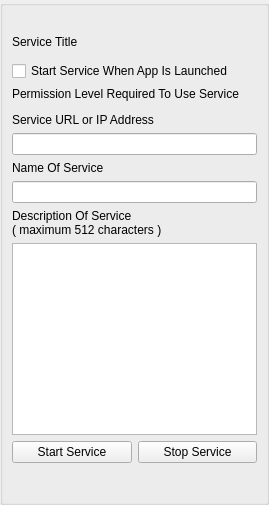
<?xml version="1.0" encoding="UTF-8"?>
<ui version="4.0">
 <class>HostServiceClass</class>
 <widget class="QWidget" name="HostServiceClass">
  <property name="geometry">
   <rect>
    <x>0</x>
    <y>0</y>
    <width>269</width>
    <height>505</height>
   </rect>
  </property>
  <property name="windowTitle">
   <string>Group Host Service</string>
  </property>
  <property name="styleSheet">
   <string notr="true"/>
  </property>
  <layout class="QVBoxLayout" name="verticalLayout">
   <property name="spacing">
    <number>0</number>
   </property>
   <property name="leftMargin">
    <number>0</number>
   </property>
   <property name="topMargin">
    <number>0</number>
   </property>
   <property name="rightMargin">
    <number>0</number>
   </property>
   <property name="bottomMargin">
    <number>0</number>
   </property>
   <item>
    <widget class="QGroupBox" name="ItemsGroupBox">
     <property name="minimumSize">
      <size>
       <width>0</width>
       <height>0</height>
      </size>
     </property>
     <property name="title">
      <string/>
     </property>
     <layout class="QVBoxLayout" name="verticalLayout_2">
      <item>
       <widget class="QLabel" name="m_StatusLabel">
        <property name="text">
         <string notr="true"/>
        </property>
       </widget>
      </item>
      <item>
       <widget class="QLabel" name="m_ServiceTitleLabel">
        <property name="text">
         <string>Service Title</string>
        </property>
        <property name="wordWrap">
         <bool>true</bool>
        </property>
       </widget>
      </item>
      <item>
       <widget class="InformationWidget" name="m_InfoWidget" native="true"/>
      </item>
      <item>
       <widget class="QCheckBox" name="m_StartupCheckBox">
        <property name="text">
         <string>Start Service When App Is Launched</string>
        </property>
       </widget>
      </item>
      <item>
       <widget class="QLabel" name="m_PermissionLabel">
        <property name="text">
         <string>Permission Level Required To Use Service</string>
        </property>
       </widget>
      </item>
      <item>
       <widget class="PermissionWidget" name="m_PermissionWidget" native="true"/>
      </item>
      <item>
       <widget class="QLabel" name="m_UrlDescriptionLabel">
        <property name="text">
         <string>Service URL or IP Address</string>
        </property>
       </widget>
      </item>
      <item>
       <widget class="QLineEdit" name="m_UrlEdit"/>
      </item>
      <item>
       <widget class="QLabel" name="m_NameLabel">
        <property name="text">
         <string>Name Of Service</string>
        </property>
       </widget>
      </item>
      <item>
       <widget class="QLineEdit" name="m_NameEdit"/>
      </item>
      <item>
       <widget class="QLabel" name="m_DescriptionLabel">
        <property name="text">
         <string>Description Of Service
( maximum 512 characters )</string>
        </property>
       </widget>
      </item>
      <item>
       <widget class="QPlainTextEdit" name="n_DescriptionEdit">
        <property name="sizePolicy">
         <sizepolicy hsizetype="Expanding" vsizetype="Preferred">
          <horstretch>0</horstretch>
          <verstretch>0</verstretch>
         </sizepolicy>
        </property>
       </widget>
      </item>
      <item>
       <layout class="QHBoxLayout" name="horizontalLayout">
        <item>
         <widget class="QPushButton" name="m_StartButton">
          <property name="text">
           <string>Start Service</string>
          </property>
         </widget>
        </item>
        <item>
         <widget class="QPushButton" name="m_StopButton">
          <property name="sizePolicy">
           <sizepolicy hsizetype="Minimum" vsizetype="Preferred">
            <horstretch>0</horstretch>
            <verstretch>0</verstretch>
           </sizepolicy>
          </property>
          <property name="minimumSize">
           <size>
            <width>0</width>
            <height>0</height>
           </size>
          </property>
          <property name="text">
           <string>Stop Service</string>
          </property>
         </widget>
        </item>
       </layout>
      </item>
      <item>
       <widget class="QLabel" name="m_ServiceStatusLabel">
        <property name="font">
         <font>
          <pointsize>10</pointsize>
         </font>
        </property>
        <property name="text">
         <string/>
        </property>
       </widget>
      </item>
      <item>
       <widget class="FriendListWidget" name="m_FriendListWidget" native="true">
        <property name="sizePolicy">
         <sizepolicy hsizetype="Expanding" vsizetype="Expanding">
          <horstretch>0</horstretch>
          <verstretch>0</verstretch>
         </sizepolicy>
        </property>
       </widget>
      </item>
     </layout>
    </widget>
   </item>
  </layout>
 </widget>
 <customwidgets>
  <customwidget>
   <class>FriendListWidget</class>
   <extends>QWidget</extends>
   <header>FriendListWidget.h</header>
   <container>1</container>
  </customwidget>
  <customwidget>
   <class>PermissionWidget</class>
   <extends>QWidget</extends>
   <header>PermissionWidget.h</header>
   <container>1</container>
  </customwidget>
  <customwidget>
   <class>InformationWidget</class>
   <extends>QWidget</extends>
   <header>InformationWidget.h</header>
   <container>1</container>
  </customwidget>
 </customwidgets>
 <resources>
  <include location="../NoLimitConnect.qrc"/>
 </resources>
 <connections/>
</ui>
